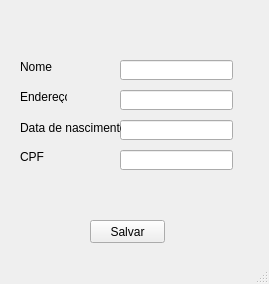
<?xml version="1.0" encoding="UTF-8"?>
<ui version="4.0">
 <class>MainWindow</class>
 <widget class="QMainWindow" name="MainWindow">
  <property name="geometry">
   <rect>
    <x>0</x>
    <y>0</y>
    <width>269</width>
    <height>284</height>
   </rect>
  </property>
  <property name="windowTitle">
   <string>MainWindow</string>
  </property>
  <widget class="QWidget" name="centralwidget">
   <widget class="QLabel" name="label">
    <property name="geometry">
     <rect>
      <x>20</x>
      <y>60</y>
      <width>47</width>
      <height>13</height>
     </rect>
    </property>
    <property name="text">
     <string>Nome</string>
    </property>
   </widget>
   <widget class="QLineEdit" name="lineEdit">
    <property name="geometry">
     <rect>
      <x>120</x>
      <y>60</y>
      <width>113</width>
      <height>20</height>
     </rect>
    </property>
   </widget>
   <widget class="QLineEdit" name="lineEdit_2">
    <property name="geometry">
     <rect>
      <x>120</x>
      <y>90</y>
      <width>113</width>
      <height>20</height>
     </rect>
    </property>
   </widget>
   <widget class="QLabel" name="label_2">
    <property name="geometry">
     <rect>
      <x>20</x>
      <y>90</y>
      <width>47</width>
      <height>13</height>
     </rect>
    </property>
    <property name="text">
     <string>Endereço</string>
    </property>
   </widget>
   <widget class="QLineEdit" name="lineEdit_3">
    <property name="geometry">
     <rect>
      <x>120</x>
      <y>120</y>
      <width>113</width>
      <height>20</height>
     </rect>
    </property>
   </widget>
   <widget class="QLabel" name="label_3">
    <property name="geometry">
     <rect>
      <x>20</x>
      <y>120</y>
      <width>101</width>
      <height>16</height>
     </rect>
    </property>
    <property name="text">
     <string>Data de nascimento</string>
    </property>
   </widget>
   <widget class="QLineEdit" name="lineEdit_4">
    <property name="geometry">
     <rect>
      <x>120</x>
      <y>150</y>
      <width>113</width>
      <height>20</height>
     </rect>
    </property>
   </widget>
   <widget class="QLabel" name="label_4">
    <property name="geometry">
     <rect>
      <x>20</x>
      <y>150</y>
      <width>47</width>
      <height>13</height>
     </rect>
    </property>
    <property name="text">
     <string>CPF</string>
    </property>
   </widget>
   <widget class="QPushButton" name="pushButton">
    <property name="geometry">
     <rect>
      <x>90</x>
      <y>220</y>
      <width>75</width>
      <height>23</height>
     </rect>
    </property>
    <property name="text">
     <string>Salvar</string>
    </property>
   </widget>
  </widget>
  <widget class="QStatusBar" name="statusbar"/>
 </widget>
 <resources/>
 <connections/>
</ui>
